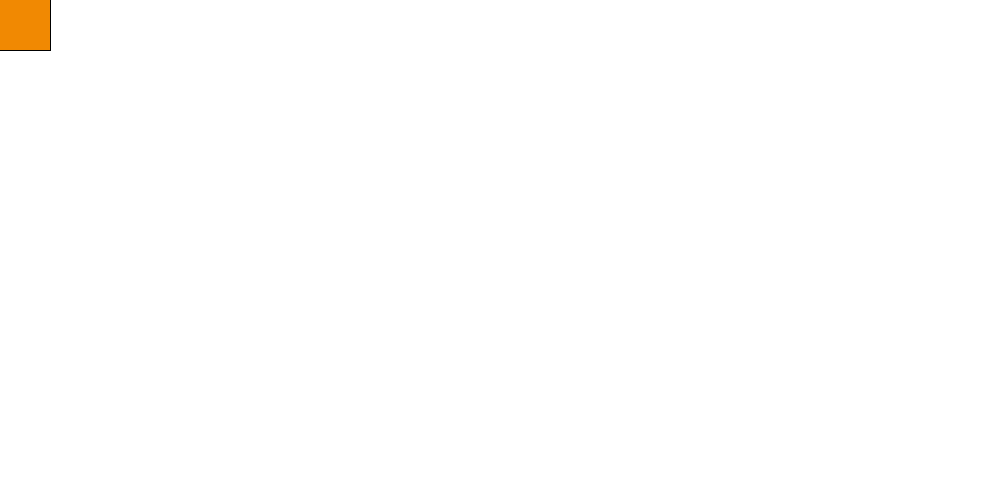
Frame 1 (no input)
Frame 60 (the mouse pressed at the canvas centre just before this capture): identical to frame 1, image omitted
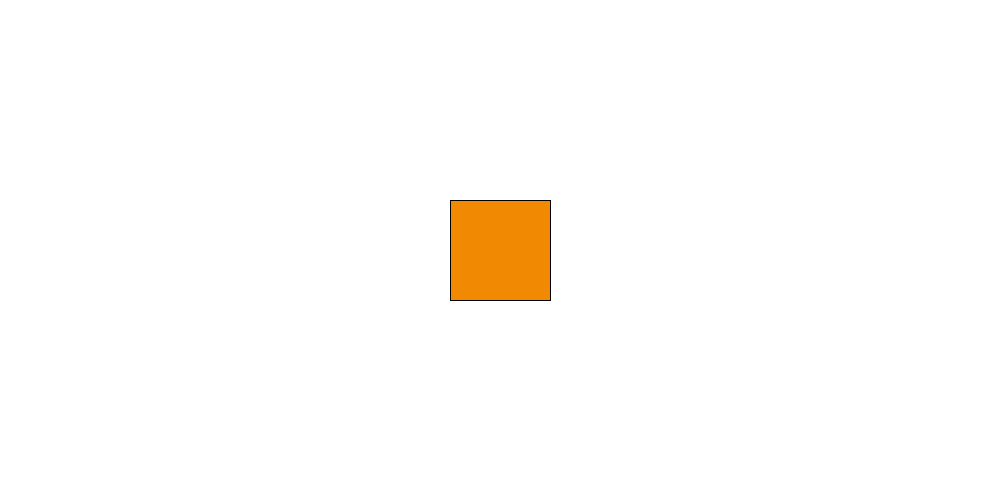
Frame 120 (the mouse held since frame 60 and released just before this capture)

The Processing sketch that drew these frames (run headless with seeded random() and noise(); from frame 60 on, the mouse is pressed at the canvas centre):

// Processing sketch: E_mouseCoordinates
// ── E_mouseCoordinates.pde

// We can access the position of the mouse (relative to the processing window) using mouseX and mouseY


void setup() {

  size(1000, 500);
  rectMode(CENTER);

  frameRate(60);
  
}



  void draw() {

  background(255);

  fill(241, 137, 2);

  rect(mouseX, mouseY, 100, 100);       // draw the rectangle centered on the mouse position
}
